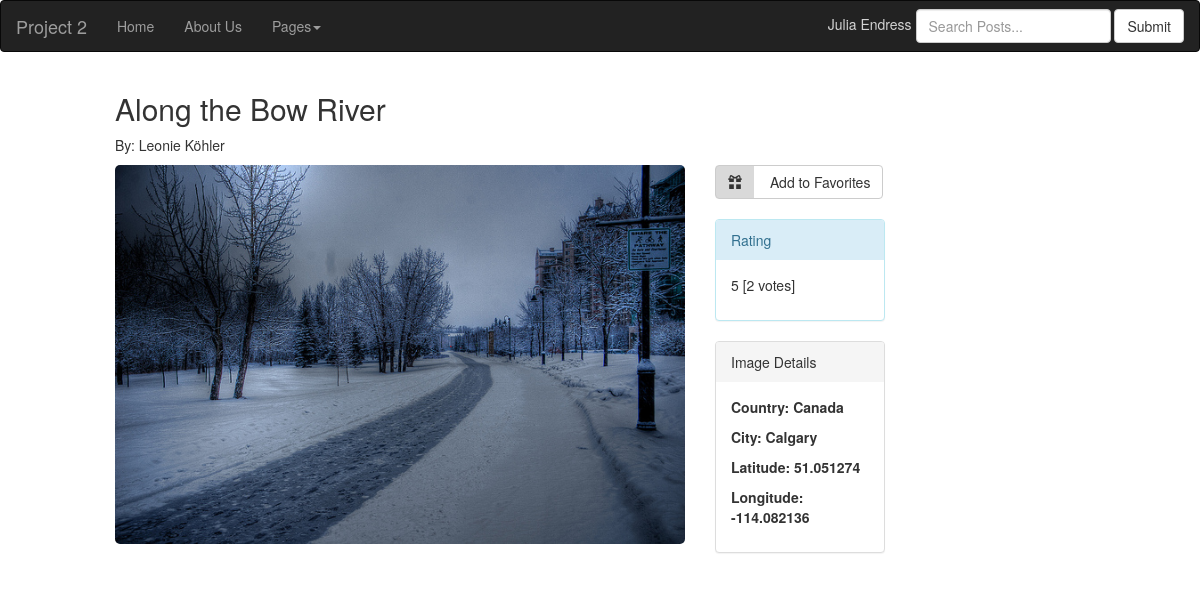
The app's page /travelimage.php?id=4 with its own data.
### tables this page shows
CREATE TABLE IF NOT EXISTS `travelpostimages` (
  `ImageID` int(11) NOT NULL,
  `PostID` int(11) NOT NULL,
  PRIMARY KEY (`ImageID`,`PostID`),
  KEY `ImageID` (`ImageID`),
  KEY `PostID` (`PostID`)
);

CREATE TABLE IF NOT EXISTS `travelimagedetails` (
  `ImageID` int(11) NOT NULL,
  `Title` varchar(255) DEFAULT NULL,
  `Description` longtext,
  `Latitude` double DEFAULT NULL,
  `Longitude` double DEFAULT NULL,
  `CityCode` int(11) DEFAULT NULL,
  `CountryCodeISO` varchar(2) DEFAULT NULL,
  PRIMARY KEY (`ImageID`),
  KEY `CityCode` (`CityCode`),
  KEY `CountryCodeISO` (`CountryCodeISO`)
);

CREATE TABLE IF NOT EXISTS `traveluserdetails` (
  `UID` int(11) NOT NULL,
  `FirstName` varchar(255) DEFAULT NULL,
  `LastName` varchar(255) DEFAULT NULL,
  `Address` varchar(255) DEFAULT NULL,
  `City` varchar(255) DEFAULT NULL,
  `Region` varchar(255) DEFAULT NULL,
  `Country` varchar(255) DEFAULT NULL,
  `Postal` varchar(255) DEFAULT NULL,
  `Phone` varchar(255) DEFAULT NULL,
  `Email` varchar(255) DEFAULT NULL,
  `Privacy` varchar(255) DEFAULT NULL,
  PRIMARY KEY (`UID`)
);

CREATE TABLE IF NOT EXISTS `travelimage` (
  `ImageID` int(11) NOT NULL AUTO_INCREMENT,
  `UID` int(11) DEFAULT NULL,
  `Path` varchar(255) DEFAULT NULL,
  `ImageContent` longblob,
  PRIMARY KEY (`ImageID`),
  KEY `UID` (`UID`)
);

CREATE TABLE IF NOT EXISTS `travelimagerating` (
  `ImageRatingID` int(11) NOT NULL,
  `ImageID` int(11) NOT NULL,
  `Rating` tinyint(4) DEFAULT NULL,
  PRIMARY KEY (`ImageRatingID`)
);

CREATE TABLE IF NOT EXISTS `travelimagelocations` (
  `ImageLocationID` int(11) NOT NULL AUTO_INCREMENT,
  `ImageID` int(11) DEFAULT NULL,
  `Country` varchar(255) DEFAULT NULL,
  `City` varchar(255) DEFAULT NULL,
  PRIMARY KEY (`ImageLocationID`),
  KEY `ImageLocationID` (`ImageLocationID`)
);

### pdo/travelimage.pdo.php (the view, shortened to what this page needs)
<?php
function outputImage() {
try {
      if (isset($_GET['id']) && $_GET['id'] > 0) {
         $pdo = new PDO(DBCONNSTRING,DBUSER,DBPASS);
         $pdo->setAttribute(PDO::ATTR_ERRMODE, PDO::ERRMODE_EXCEPTION);
         $sql = 'SELECT * FROM travelpostimages tp INNER JOIN travelimage ti ON tp.ImageID=ti.ImageID INNER JOIN travelimagerating ir ON ir.ImageID=ti.ImageID INNER JOIN travelimagedetails td ON td.ImageID=ti.ImageID INNER JOIN traveluserdetails tu ON tu.UID=ti.UID INNER JOIN travelimagelocations ttd ON ttd.ImageID=ti.ImageID WHERE ti.ImageID=' . $_GET['id'];
         $result = $pdo->query($sql);
         while ($row = $result->fetch()) {
            output1($row);
         }
      }
   }
   catch (PDOException $e) {
      die( $e->getMessage() );
   }
}
function output1($row) {
   echo '<div class="col-md-6">
   <h2>' . $row["Title"] . '</h2>
   <p>By: ' . $row["FirstName"] . ' ' . $row["LastName"] . '</p>
   </div></div>
   <div class="row">
      <div class="col-md-1"></div>
      <div class="col-md-6">
         <img id="myImg" src="images/' . $row['Path'] . '"alt="'. $row["Description"] .'" style="width:100%">
         <div id="myModal" class="modal">
           <span class="close">&times;</span>
           <img class="modal-content" id="img01">
           <div id="caption"></div>
         </div>
      </div>
    <div class="col-md-2">
      <button type="button" class="btn btn-labeled btn-default">
         <span class="btn-label"><i class="glyphicon glyphicon glyphicon-gift"></i></span>
         <span class="linkButton">Add to Favorites</span>
      </button>
      <br /><br />
   <div class="panel-group">
      <div class="panel panel-info">
         <div class="panel-heading">Rating</div>
            <div class="panel-body">
               <p class="rating">' . $row['Rating'] . ' [2 votes]</p>
            </div>
         </div>
      </div>
      <div class="panel-group">
      <div class="panel panel-default">
         <div class="panel-heading">Image Details</div>
            <div class="panel-body">
               <p class="myBold">Country: ' . $row['Country'] . '</p>
               <p class="myBold">City: ' . $row['City'] . '</p>
               <p class="myBold">Latitude: ' . $row['Latitude'] . ' </p>
               <p class="myBold">Longitude: ' . $row['Longitude'] . ' </p>
            </div>
         </div>
      </div>
   </div>';
}
?>

### css/myCSS.css (style rules this page uses)
.myBold { font-weight: bold; }
.btn-label { position: relative; left: -12px; display: inline-block; padding: 6px 12px; background: rgba(0,0,0,0.15); border-radius: 3px 0 0 3px; }
.btn-labeled { padding-top: 0; padding-bottom: 0; }
#myImg { border-radius: 5px; cursor: pointer; transition: 0.3s; }
.panel { width: 100%; height: 100%; }

### records on screen
travelpostimages: travelimagedetails.Title "Along the Bow River", traveluserdetails.FirstName "Leonie", traveluserdetails.LastName "Köhler", ImageID.Path (picture), travelimagerating.Rating "5", travelimagelocations.Country "Canada", travelimagelocations.City "Calgary", travelimagedetails.Latitude "51.051274", travelimagedetails.Longitude "-114.082136"
